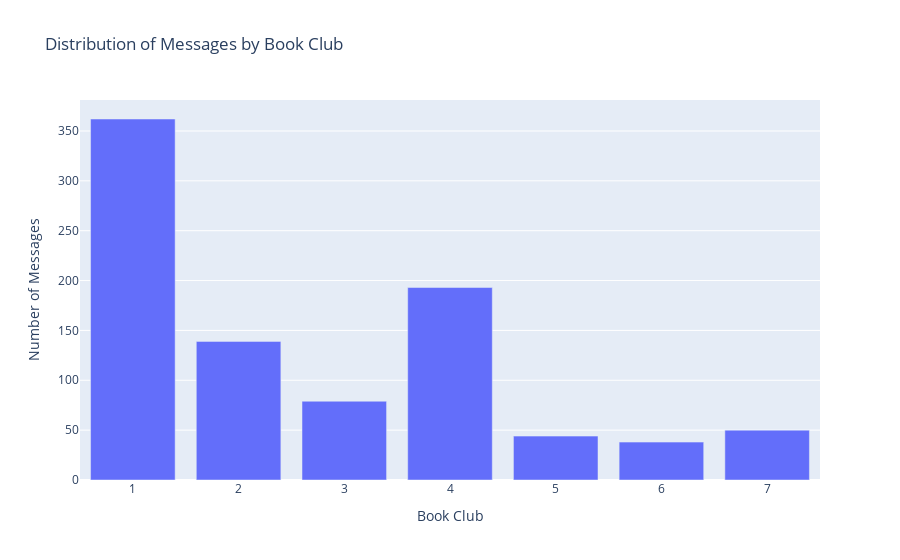

The cell this chart's notebook holds for it:
### Code cell
# Count the number of messages per book club
message_counts_by_bookclub = data['bookclub'].value_counts()

# Create a bar chart using Plotly Express
fig = px.bar(x=message_counts_by_bookclub.index, y=message_counts_by_bookclub.values, 
             labels={'x': 'Book Club', 'y': 'Number of Messages'},
             title='Distribution of Messages by Book Club')
fig.show()
fig.write_image('./images/messages_by_bookclub.pdf', format='pdf')

### Figure 1 — Plotly figure (JSON) as saved in the notebook; plotly's stock layout.template omitted (floating-point values rounded to 4 significant figures)
{"data": [{"alignmentgroup": "True", "hovertemplate": "Book Club=%{x}<br>Number of Messages=%{y}<extra></extra>", "legendgroup": "", "marker": {"color": "#636efa", "pattern": {"shape": ""}}, "name": "", "offsetgroup": "", "orientation": "v", "showlegend": false, "textposition": "auto", "type": "bar", "x": [1, 4, 2, 3, 7, 5, 6], "xaxis": "x", "y": [362, 193, 139, 79, 50, 44, 38], "yaxis": "y"}], "layout": {"barmode": "relative", "legend": {"tracegroupgap": 0}, "title": {"text": "Distribution of Messages by Book Club"}, "xaxis": {"anchor": "y", "domain": [0, 1], "title": {"text": "Book Club"}}, "yaxis": {"anchor": "x", "domain": [0, 1], "title": {"text": "Number of Messages"}}}}
